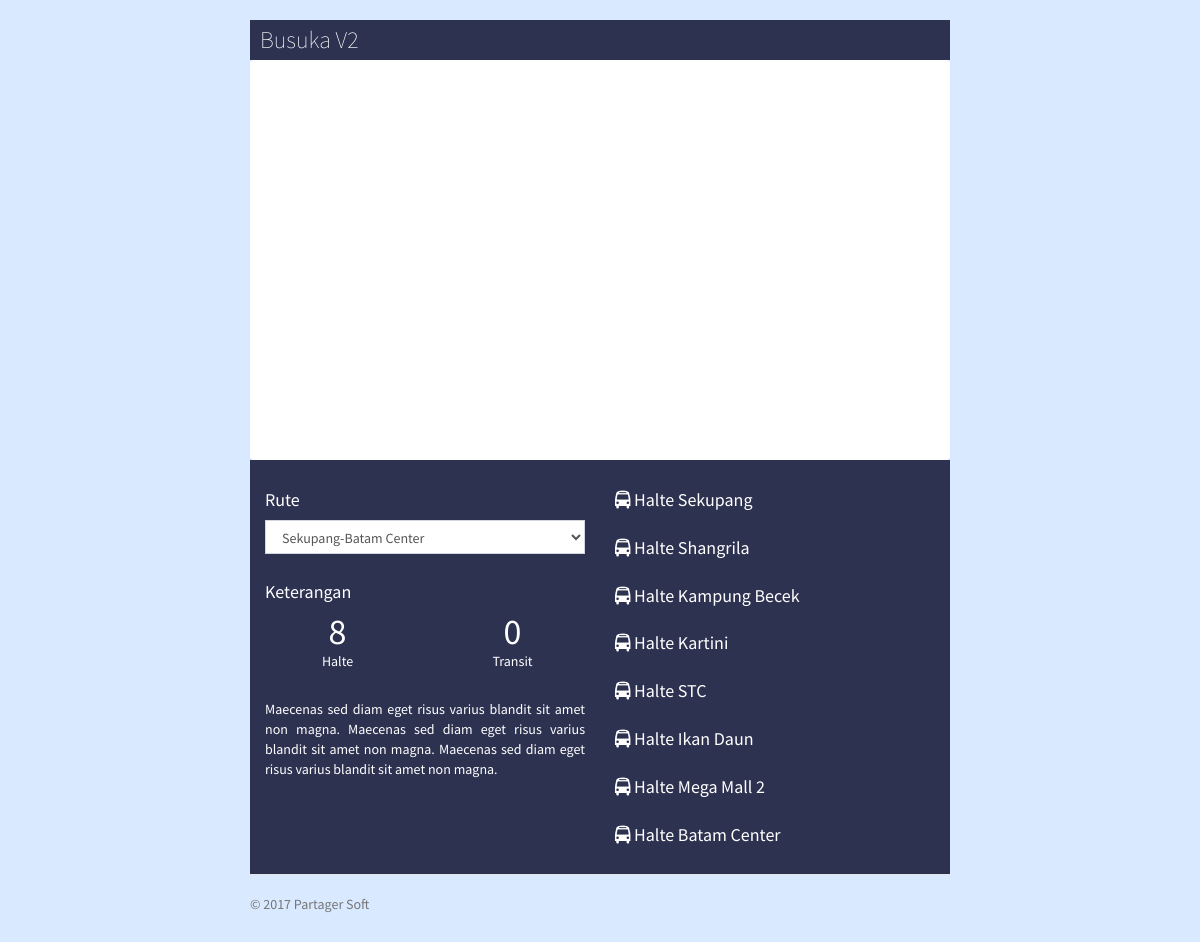
Page /index.php/home on the committed database.
### tables this page shows
CREATE TABLE `dtx_jalur` (
  `id` int(11) NOT NULL,
  `id_halte` int(11) NOT NULL,
  `id_rute` int(11) NOT NULL,
  `urutan` int(11) NOT NULL,
  `type` int(11) NOT NULL COMMENT '1=Start,2=End,3=Mid,4=Transit'
);

CREATE TABLE `dta_halte` (
  `id` int(11) NOT NULL,
  `nama` varchar(50) NOT NULL,
  `longtitude` varchar(50) NOT NULL,
  `langtitude` varchar(50) NOT NULL,
  `icon` varchar(50) NOT NULL,
  `gambar` text NOT NULL
);

### application/controllers/Home.php (called while the page is built, shortened)
<?php
class Home extends CI_Controller{
    function __construct()
    {
        $this->load->model('Halte_model');
        $this->load->model('Jalur_model');
        $this->load->model('Rute_model');
    }
    function index()
    {
        $rute_code=1;
        $rute = $this->input->get('rute');
        $data['API_KEY'] = 'AIzaSyD4t7gswU3FNvMVIDCMbXwdRmqih5INwb0';
        $data['halte'] =$this->Jalur_model->get_jalur_by_rute($rute_code);
        $data['waypoints']=$this->Jalur_model->get_way_point($rute_code);
        $data['transit']=$this->Jalur_model->get_transit($rute_code);
        $data['rute']=$this->Rute_model->get_all_rute();
        $data['rute_detail']=$this->Rute_model->get_rute($rute_code);
        $data['selected_rute']=$rute_code;
        $this->load->view('layouts/home3',$data);
    }
}

### index.php (called while the page is built, shortened)
<?php
require_once BASEPATH.'core/CodeIgniter.php';

### application/models/Rute_model.php (called while the page is built, shortened)
<?php
class Rute_model extends CI_Model
{
    function get_all_rute($params = array())
    {
        $this->db->order_by('id', 'asc');
        return $this->db->get('dta_rute')->result_array();
    }
}

### application/models/Jalur_model.php (called while the page is built, shortened)
<?php
class Jalur_model extends CI_Model
{
    function get_jalur_by_rute($id_rute){
        $sql="SELECT * FROM dtx_jalur inner join dta_rute on dtx_jalur.id_rute=dta_rute.id left join dta_halte on dtx_jalur.id_halte=dta_halte.id where dtx_jalur.id_rute=? ORDER BY dtx_jalur.urutan ASC";
        $query=$this->db->query($sql,$id_rute);
        return $query->result_array();
    }
}

### application/views/layouts/home3.php (the view, shortened to what this page needs)
<!DOCTYPE html>
<html>
  <head>
        <link rel="stylesheet" href="<?php echo site_url('resources/css/bootstrap.min.css');?>">
        <link rel="stylesheet" href="<?php echo site_url('resources/css/font-awesome.min.css');?>">
        <link rel="stylesheet" href="https://cdnjs.cloudflare.com/ajax/libs/ionicons/2.0.1/css/ionicons.min.css">
        <link rel="stylesheet" href="<?php echo site_url('resources/css/bootstrap-datetimepicker.min.css');?>">
        <link rel="stylesheet" href="<?php echo site_url('resources/css/AdminLTE.min.css');?>">
        <link rel="stylesheet" href="<?php echo site_url('resources/css/_all-skins.min.css');?>">
  </head>
   <body cz-shortcut-listen="true">
    <div class="container">
      <div class="header clearfix">
        <h3 class="text-muted">Busuka V2</h3>
      </div>
      <div class="panel maps">
        <div id="map"></div>
      </div>
      <div class="row marketing">
        <div class="col-lg-6">
          <h4>Rute</h4>
          <p>
            <?php
              $rutes=[];
              foreach($rute as $value){
                 $rutes[$value['id']]=$value['nama_rute'];
              }
              echo form_dropdown('rute',$rutes,$selected_rute,'class="form-control" id="rute"');
            ?>
          </p>
          <h4>Keterangan</h4>
          <p>
            <div class="row">
              <div class="col-md-6 col-xs-6 col-lg-6">
                <center>
                    <h1 class='stnum'><?php echo count($halte) ?></h1>
                    Halte
                </center>
              </div>
              <div class="col-md-6 col-xs-6 col-lg-6">
                <center>
                    <h1 class='stnum'><?php echo count($transit) ?></h1>
                    Transit
                </center>
              </div>
            </div>
          </p>
          <p>Maecenas sed diam eget risus varius blandit sit amet non magna. Maecenas sed diam eget risus varius blandit sit amet non magna. Maecenas sed diam eget risus varius blandit sit amet non magna.</p>
        </div>
        <div class="col-lg-6">
          <?php
            foreach ($halte as $key=>$value) {
          ?>
            <h4><i class="fa fa-bus" aria-hidden="true"></i> Halte <?php  echo $value['nama']  ?></h4>
          <?php
          }
          ?>
        </div>
      </div>
      <footer class="footer">
        <p>© 2017 Partager Soft</p>
      </footer>
    </div>
</body>
</html>

### application/views/layouts/home3.php (style rules this page uses)
#map { height: 100%; }
.maps { height: 400px; border: none; margin-bottom: 0; }
body { padding-top: 20px; padding-bottom: 20px; background: rgba(0, 110, 255, 0.15); }
.marketing { background: #2D3251; color:white; margin:0; padding-top: 20px; padding-bottom: 20px; }
.header, .marketing, .footer { padding-right: 15px; padding-left: 15px; }
.header { background: #2D3251; padding-left: 10px; padding-right: 10px; }
.header h3 { margin-top: 0; margin-bottom: 0; line-height: 40px; color:white; font-weight:200; }
p { text-align: justify; }
.stnum { margin: 0; }
.footer { padding-top: 19px; color: #777; border-top: 1px solid #e5e5e5; }
@media (min-width: 768px) { .container { max-width: 730px; } }
.marketing p + h4 { margin-top: 28px; }
@media screen and (min-width: 768px) { .marketing, .footer { padding-right: 0; padding-left: 0; } }

### rows in the picture
dtx_jalur: dta_halte.nama "Sekupang"
dtx_jalur: dta_halte.nama "Shangrila"
dtx_jalur: dta_halte.nama "Kampung Becek"
dtx_jalur: dta_halte.nama "Kartini"
dtx_jalur: dta_halte.nama "STC"
dtx_jalur: dta_halte.nama "Ikan Daun"
dtx_jalur: dta_halte.nama "Mega Mall 2"
dtx_jalur: dta_halte.nama "Batam Center"

### other values in the picture
count($halte) "8"
count($transit) "0"
